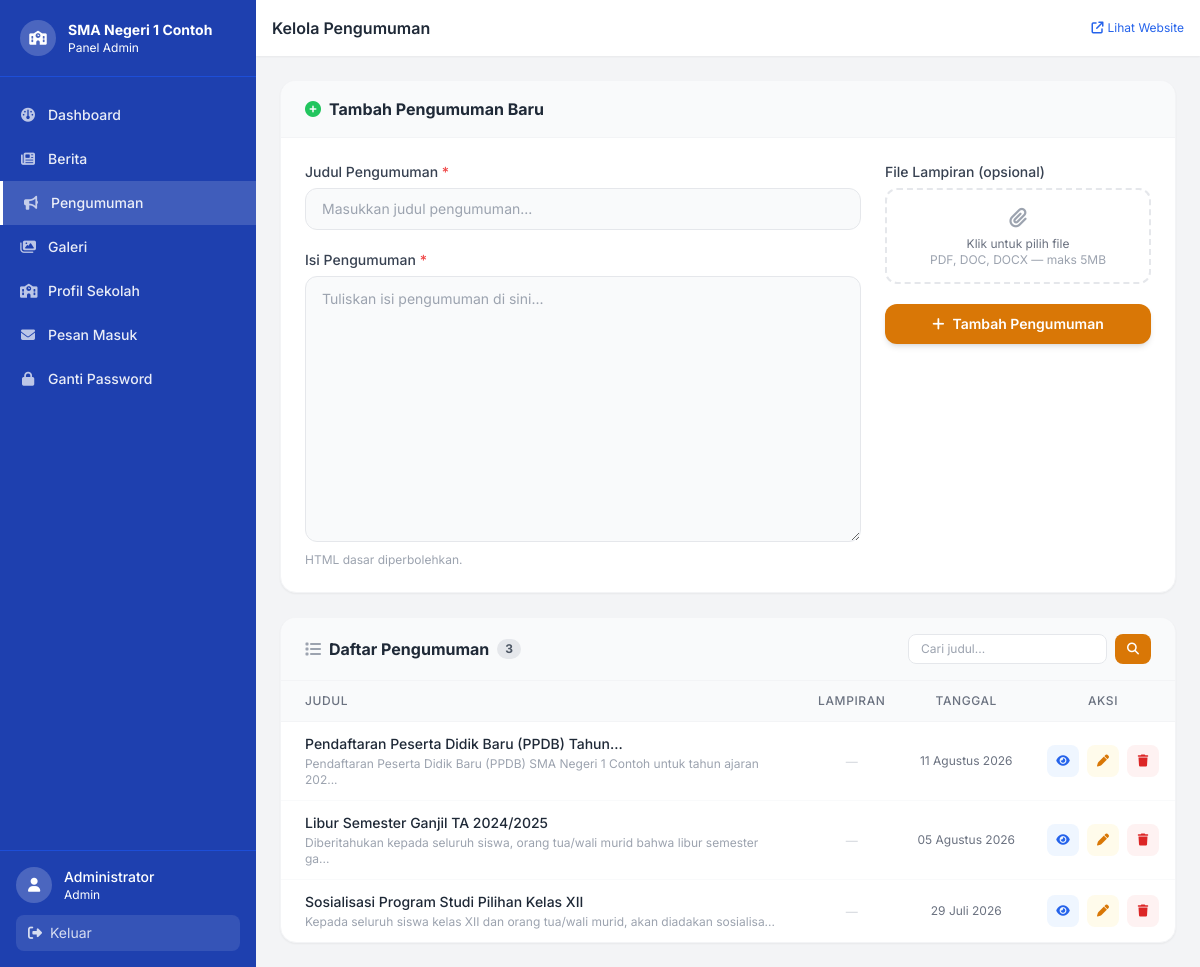
Screenshot of /admin/pengumuman.php (signed in) with the database file from the repository.
### tables this page shows
CREATE TABLE IF NOT EXISTS `pengumuman` (
  `id`              INT(11)      NOT NULL AUTO_INCREMENT,
  `judul`           VARCHAR(255) NOT NULL,
  `slug`            VARCHAR(270) NOT NULL UNIQUE,
  `isi_pengumuman`  LONGTEXT     NOT NULL,
  `file_lampiran`   VARCHAR(255) DEFAULT NULL,
  `created_at`      DATETIME     NOT NULL DEFAULT CURRENT_TIMESTAMP,
  PRIMARY KEY (`id`),
  KEY `idx_created_at` (`created_at`)
);

### config/helpers.php (called while the page is built, shortened)
<?php
function formatTanggal(string $date): string {
    $bulan = ['', 'Januari','Februari','Maret','April','Mei','Juni',
              'Juli','Agustus','September','Oktober','November','Desember'];
    $ts = strtotime($date);
    return date('d', $ts) . ' ' . $bulan[(int)date('m', $ts)] . ' ' . date('Y', $ts);
}
function truncate(string $text, int $length = 120): string {
    $clean = strip_tags($text);
    return mb_strlen($clean) > $length
        ? mb_substr($clean, 0, $length, 'UTF-8') . '...'
        : $clean;
}

### admin/pengumuman.php (the view, shortened to what this page needs)
<?php
require_once __DIR__ . '/../config/helpers.php';
$pdo = getDB();
$editData = null;
$search  = trim($_GET['q'] ?? '');
$page    = max(1, (int)($_GET['page'] ?? 1));
$perPage = 10;
$offset  = ($page - 1) * $perPage;
$params = [];
$where  = "WHERE 1=1";
$countStmt = $pdo->prepare("SELECT COUNT(*) FROM pengumuman $where");
$countStmt->execute($params);
$total      = (int)$countStmt->fetchColumn();
$listStmt = $pdo->prepare("SELECT * FROM pengumuman $where ORDER BY created_at DESC LIMIT ? OFFSET ?");
$listStmt->execute(array_merge($params, [$perPage, $offset]));
$list = $listStmt->fetchAll();
include __DIR__ . '/../includes/admin_header.php';
?>
<div class="bg-white rounded-2xl shadow-sm border border-gray-100 mb-6 overflow-hidden">
    <div class="flex items-center justify-between px-6 py-4 border-b border-gray-100 bg-gray-50">
        <h2 class="font-bold text-gray-800 flex items-center gap-2">
            <i class="fas <?= $editData ? 'fa-pen-to-square text-amber-500' : 'fa-plus-circle text-green-500' ?>"></i>
            <?= $editData ? 'Edit Pengumuman' : 'Tambah Pengumuman Baru' ?>
        </h2>
    </div>
    <form method="POST" enctype="multipart/form-data" class="p-6">
        <div class="grid grid-cols-1 lg:grid-cols-3 gap-6">
            <div class="lg:col-span-2 space-y-5">
                <div>
                    <label class="block text-sm font-medium text-gray-700 mb-1.5">
                        Judul Pengumuman <span class="text-red-500">*</span>
                    </label>
                    <input type="text" name="judul"
                           value="<?= htmlspecialchars($editData['judul'] ?? '') ?>"
                           placeholder="Masukkan judul pengumuman..."
                           class="w-full px-4 py-2.5 border border-gray-200 rounded-xl text-sm focus:ring-2 focus:ring-amber-300 focus:border-amber-400 outline-none transition bg-gray-50 focus:bg-white"
                           required>
                </div>
                <div>
                    <label class="block text-sm font-medium text-gray-700 mb-1.5">
                        Isi Pengumuman <span class="text-red-500">*</span>
                    </label>
                    <textarea name="isi_pengumuman" rows="12"
                              placeholder="Tuliskan isi pengumuman di sini..."
                              class="w-full px-4 py-3 border border-gray-200 rounded-xl text-sm focus:ring-2 focus:ring-amber-300 focus:border-amber-400 outline-none transition resize-y bg-gray-50 focus:bg-white"><?= htmlspecialchars($editData['isi_pengumuman'] ?? '') ?></textarea>
                    <p class="text-xs text-gray-400 mt-1">HTML dasar diperbolehkan.</p>
                </div>
            </div>
            <div class="space-y-5">
                <div>
                    <label class="block text-sm font-medium text-gray-700 mb-1.5">
                        File Lampiran <?= $editData ? '(opsional — kosongkan jika tidak diganti)' : '(opsional)' ?>
                    </label>
                    <label class="flex flex-col items-center justify-center w-full h-24 border-2 border-dashed border-gray-200 rounded-xl cursor-pointer hover:border-amber-400 hover:bg-amber-50 transition-all group">
                        <i class="fas fa-paperclip text-gray-400 group-hover:text-amber-500 text-xl mb-1 transition-colors"></i>
                        <span class="text-xs text-gray-500 group-hover:text-amber-600" id="fileLabel">Klik untuk pilih file</span>
                        <span class="text-xs text-gray-400">PDF, DOC, DOCX — maks 5MB</span>
                    </label>
                </div>
                <button type="submit"
                        class="w-full bg-amber-600 hover:bg-amber-700 text-white font-semibold py-2.5 px-4 rounded-xl transition-all text-sm flex items-center justify-center gap-2 shadow-md hover:shadow-lg">
                    <i class="fas <?= $editData ? 'fa-save' : 'fa-plus' ?>"></i>
                    <?= $editData ? 'Simpan Perubahan' : 'Tambah Pengumuman' ?>
                </button>
            </div>
        </div>
    </form>
</div>
<div class="bg-white rounded-2xl shadow-sm border border-gray-100 overflow-hidden">
    <div class="flex flex-col sm:flex-row items-start sm:items-center justify-between gap-3 px-6 py-4 border-b border-gray-100 bg-gray-50">
        <h2 class="font-bold text-gray-800 flex items-center gap-2">
            <i class="fas fa-list text-gray-400"></i> Daftar Pengumuman
            <span class="bg-gray-200 text-gray-600 text-xs px-2 py-0.5 rounded-full"><?= $total ?></span>
        </h2>
        <form method="GET" class="flex gap-2">
            <input type="text" name="q" value="<?= htmlspecialchars($search) ?>" placeholder="Cari judul..."
                   class="px-3 py-1.5 border border-gray-200 rounded-lg text-xs focus:ring-2 focus:ring-amber-300 outline-none">
            <button type="submit" class="bg-amber-600 text-white px-3 py-1.5 rounded-lg text-xs font-medium hover:bg-amber-700 transition-colors">
                <i class="fas fa-search"></i>
            </button>
        </form>
    </div>
    <div class="overflow-x-auto">
        <table class="w-full text-sm">
            <thead>
                <tr class="bg-gray-50 text-xs text-gray-500 uppercase tracking-wider border-b border-gray-100">
                    <th class="text-left px-6 py-3 font-medium">Judul</th>
                    <th class="text-center px-4 py-3 font-medium">Lampiran</th>
                    <th class="text-center px-4 py-3 font-medium">Tanggal</th>
                    <th class="text-center px-4 py-3 font-medium">Aksi</th>
                </tr>
            </thead>
            <tbody class="divide-y divide-gray-50">
                <?php if (empty($list)): ?>
                <tr>
                    <td colspan="4" class="text-center py-12 text-gray-400">
                        <i class="fas fa-bullhorn text-4xl mb-2 block opacity-30"></i>
                        Belum ada pengumuman.
                    </td>
                </tr>
                <?php else: ?>
                <?php foreach ($list as $p): ?>
                <tr class="hover:bg-gray-50 transition-colors">
                    <td class="px-6 py-3">
                        <p class="font-medium text-gray-800 line-clamp-1 max-w-[320px]"><?= htmlspecialchars($p['judul']) ?></p>
                        <p class="text-xs text-gray-400 mt-0.5"><?= truncate(strip_tags($p['isi_pengumuman']), 80) ?></p>
                    </td>
                    <td class="px-4 py-3 text-center">
                        <?php if (!empty($p['file_lampiran'])): ?>
                        <a href="/cms-sekolah/assets/uploads/lampiran/<?= urlencode($p['file_lampiran']) ?>"
                           download class="inline-flex items-center gap-1 bg-amber-100 text-amber-700 hover:bg-amber-200 text-xs px-2.5 py-1 rounded-full transition-colors font-medium">
                            <i class="fas fa-paperclip text-xs"></i> Ada
                        </a>
                        <?php else: ?>
                        <span class="text-gray-300 text-xs">—</span>
                        <?php endif; ?>
                    </td>
                    <td class="px-4 py-3 text-center text-xs text-gray-500 whitespace-nowrap">
                        <?= formatTanggal($p['created_at']) ?>
                    </td>
                    <td class="px-4 py-3">
                        <div class="flex items-center justify-center gap-2">
                            <a href="/cms-sekolah/pengumuman.php?slug=<?= urlencode($p['slug']) ?>" target="_blank"
                               class="w-8 h-8 bg-blue-50 hover:bg-blue-100 text-blue-600 rounded-lg flex items-center justify-center transition-colors" title="Lihat">
                                <i class="fas fa-eye text-xs"></i>
                            </a>
                            <a href="/cms-sekolah/admin/pengumuman.php?edit=<?= $p['id'] ?>"
                               class="w-8 h-8 bg-amber-50 hover:bg-amber-100 text-amber-600 rounded-lg flex items-center justify-center transition-colors" title="Edit">
                                <i class="fas fa-pen text-xs"></i>
                            </a>
                            <form method="POST" class="inline">
                                <button type="submit"
                                        data-confirm="Yakin hapus pengumuman &quot;<?= htmlspecialchars(addslashes($p['judul'])) ?>&quot;?"
                                        class="w-8 h-8 bg-red-50 hover:bg-red-100 text-red-600 rounded-lg flex items-center justify-center transition-colors" title="Hapus">
                                    <i class="fas fa-trash text-xs"></i>
                                </button>
                            </form>
                        </div>
                    </td>
                </tr>
                <?php endforeach; ?>
                <?php endif; ?>
            </tbody>
        </table>
    </div>
</div>
<?php include __DIR__ . '/../includes/admin_footer.php'; ?>

### includes/admin_header.php (style rules this page uses)
body { font-family: 'Inter', sans-serif; }

### rows the page displays
pengumuman: judul "Pendaftaran Peserta Didik Baru (PPDB)…", isi_pengumuman "Pendaftaran Peserta Didik Baru (PPDB) SMA Negeri 1 Contoh untuk tahun ajaran 202...", created_at "11 Agustus 2026"
pengumuman: judul "Libur Semester Ganjil TA 2024/2025", isi_pengumuman "Diberitahukan kepada seluruh siswa, orang tua/wali murid bahwa libur semester ga...", created_at "05 Agustus 2026"
pengumuman: judul "Sosialisasi Program Studi Pilihan Kelas XII", isi_pengumuman "Kepada seluruh siswa kelas XII dan orang tua/wali murid, akan diadakan sosialisa...", created_at "29 Juli 2026"

### other values shown
$config['site_name'] "SMA Negeri 1 Contoh"
$item['label'] "Dashboard"
$item['label'] "Berita"
$item['label'] "Pengumuman"
$item['label'] "Galeri"
$item['label'] "Profil Sekolah"
$item['label'] "Pesan Masuk"
$item['label'] "Ganti Password"
$adminName "Administrator"
$adminRole "Admin"
$pageTitle "Kelola Pengumuman"
$total "3"
